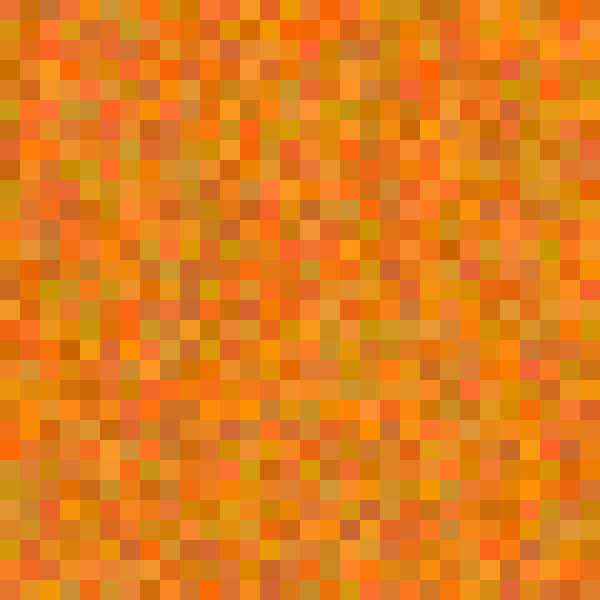
Frame 1 (no input)
Frame 60 (the mouse pressed at the canvas centre just before this capture): identical to frame 1, image omitted
Frame 120 (the mouse held since frame 60 and released just before this capture): identical to frame 1, image omitted

The Processing sketch that drew this single still picture (run headless with seeded random() and noise(); from frame 60 on, the mouse is pressed at the canvas centre):

// Processing sketch: sketch_220118d
// ── sketch_220118d.pde
void setup(){
  size(600,600);
  for(int x = 0; x <= 600; x += 20){
    for(int y = 0; y <= 600; y += 20){
      noStroke();
      float r = random(200,255);
      float g = random(100,155);
      float b = random(0,55);
      fill(r,g,b);
      rect(x,y,20,20);
    }
  }
}

void draw(){
}
